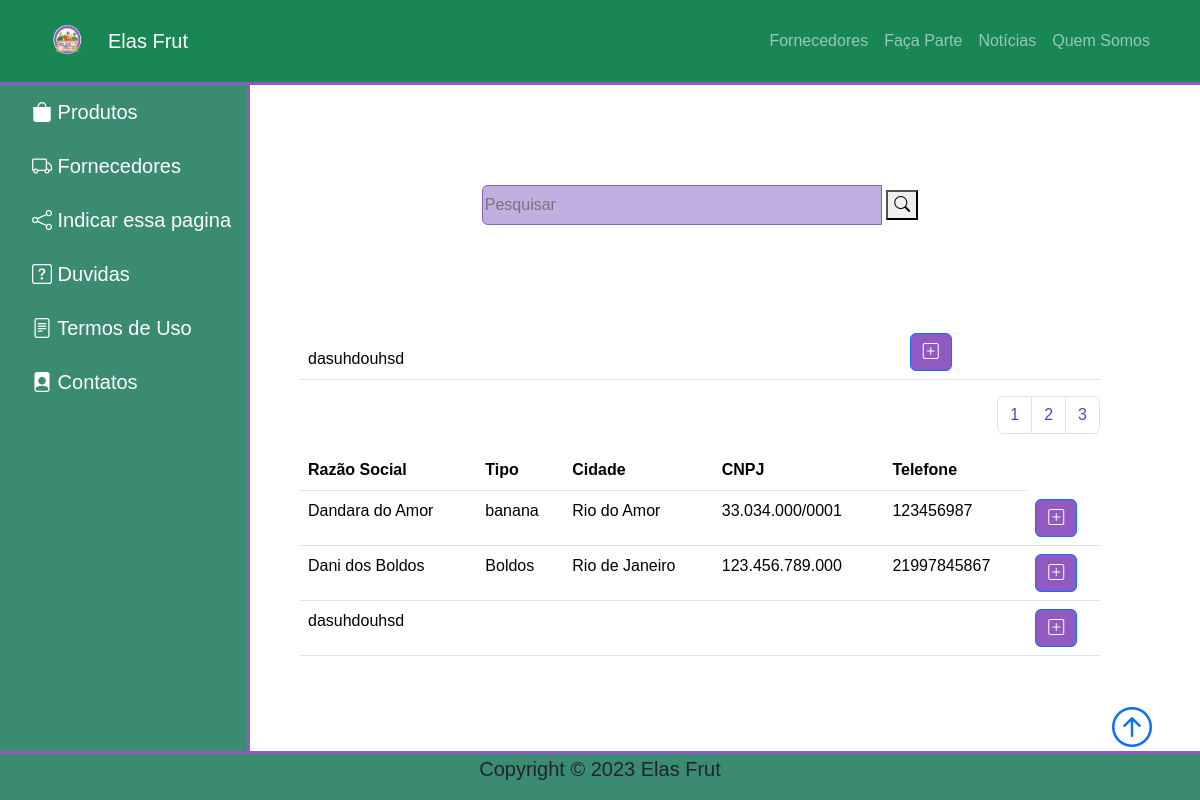
/listafornecedores.php?busca=dasuhdouhsd, run on the app's committed database.
### tables this page shows
CREATE TABLE `tblcadfornecedor` (
  `id` int(11) NOT NULL,
  `razaosocial` varchar(100) DEFAULT NULL,
  `cnpj` varchar(15) DEFAULT NULL,
  `forndtcad` date DEFAULT NULL,
  `emailforn` varchar(50) DEFAULT NULL,
  `telforn` varchar(15) DEFAULT NULL,
  `fotologo` varchar(100) DEFAULT NULL,
  `prod` varchar(100) DEFAULT NULL,
  `cepforn` varchar(10) DEFAULT NULL,
  `enderecoforn` varchar(100) DEFAULT NULL,
  `numero` int(10) DEFAULT NULL,
  `complforn` varchar(50) DEFAULT NULL,
  `bairroforn` varchar(40) DEFAULT NULL,
  `cidadeforn` varchar(40) DEFAULT NULL,
  `msociaisforn` varchar(150) DEFAULT NULL,
  `quemsoueu` varchar(500) DEFAULT NULL
);

### listafornecedores.php (the view, shortened to what this page needs)
<?php
include('conexao.php');
$sql = "select * from tblcadfornecedor";
$qry = mysqli_query($mysqli,$sql);
?>
<!DOCTYPE html>
<html lang="pt-br">
<head>
    <link rel="stylesheet" href="https://cdn.jsdelivr.net/npm/bootstrap-icons@1.10.5/font/bootstrap-icons.css">
    <link href="https://cdn.jsdelivr.net/npm/bootstrap@5.3.1/dist/css/bootstrap.min.css" rel="stylesheet">
    <link rel="stylesheet" href="css/listfornecedor.css">
</head>
<body>
    <nav class="navbar navbar-expand-lg bg-success navbar-dark py-3">
        <div class="container">
            <img src="img/logo4.png" alt="" width="50" height="50" class="navbar-right">
            <a href="index.php" class="navbar-brand mx-3">Elas Frut</a>
            <div class="collapse navbar-collapse" id="navmenu">
                <ul class="navbar-nav ms-auto">
                    <li class="nav-item">
                        <a href="listafornecedores.php" class="nav-link">Fornecedores</a>
                    </li>
                    <li class="nav-item">
                        <a href="index.php #facaparte" class="nav-link">Faça Parte</a>
                    </li>
                    <li class="nav-item">
                        <a href="#noticias" class="nav-link">Notícias</a>
                    </li>
                    <li class="nav-item">
                        <a href="index.php #quemsomos" class="nav-link">Quem Somos</a>
                    </li>
                </ul>
            </div>
        </div>
    </nav>
    <nav class="nav-lateral" >
        <a class="text-nav-lateral" href="listaprodut.php"><i class="bi bi-bag-fill"></i> Produtos</a>
        <a class="text-nav-lateral" href="#"><i class="bi bi-truck"></i> Fornecedores</a>
        <a class="text-nav-lateral" href="#"><i class="bi bi-share"></i> Indicar essa pagina</a>
        <a class="text-nav-lateral" href="#"><i class="bi bi-question-square"></i> Duvidas</a>
        <a class="text-nav-lateral" href="#"><i class="bi bi-file-text"></i> Termos de Uso</a>
        <a class="text-nav-lateral" href="#"><i class="bi bi-file-person-fill"></i> Contatos</a>
    </nav>
<main class="main">
    <form action="">
        <div class="btn-pesquisa">
            <input name="busca" type="text" placeholder="Pesquisar">
            <button type="submit " class="lupa"><i class="bi bi-search"></i></button>
        </div>
    </form>
    <table class="table">
        <thead>
            <?php
                if(!isset($_GET['busca'])) {
            ?>
            <!-- <tr>
                <td>Digite Algo Para Pesquisar...</td>
            </tr> -->
            <?php
                } else {
                    $pesquisa = $mysqli->real_escape_string($_GET['busca']);
                    $sql_code = "SELECT * FROM tblcadfornecedor WHERE razaosocial LIKE '%$pesquisa%' OR prod LIKE '%$pesquisa%' OR cidadeforn LIKE '%$pesquisa%'";
                    $sql_query = $mysqli->query($sql_code) or die("Erro ao consultar!". $mysqli->error);
                    if($sql_query->num_rows ==0) {
            ?>
            <!-- <tr>
                <td colspan="5">Nenhum resultado encontrado...</td>
            </tr> -->
            <?php
                    }else{
                        while($dados = $sql_query->fetch_assoc()){
                            ?>
                                <tr>
                                    <td><?php echo $dados['razaosocial']?></td>
                                    <td><?php echo $dados['prod']?></td>
                                    <td><?php echo $dados['cidadeforn']?></td>
                                    <td><?php echo $dados['cnpj']?></td>
                                    <td><?php echo $dados['telforn']?></td>
                                    <td><button type="button"  class="btn btn-primary" data-bs-toggle="modal" data-bs-target="#exampleModal<?php echo $dados['id']?>"><i class="bi bi-plus-square"></i></button></td>
                                </tr>
                            <?php
                        }
                    } ?>
            <?php  } ?>
        </thead>
     </table>
     <nav aria-label="Page navigation example">
      <ul class="pagination justify-content-end">
            <li class="page-item"><a class="page-link" href="#">1</a></li>
            <li class="page-item"><a class="page-link" href="#">2</a></li>
            <li class="page-item"><a class="page-link" href="#">3</a></li>
    </ul>
    </nav>
    <table class="table">
      <thead>
        <div class="title-table">
          <tr >
            <th scope="col">Razão Social</th>
            <th scope="col">Tipo</th>
            <th scope="col">Cidade</th>
            <th scope="col">CNPJ</th>
            <th scope="col">Telefone</th>
          </tr>
        </div>
      </thead>
        <tbody>
         <?php
          while($linha = mysqli_fetch_array($qry)){
          ?>
            <tr>
                <td><?php echo $linha['razaosocial'] ?></td>
                <td><?php echo $linha['prod'] ?></td>
                <td><?php echo $linha['cidadeforn']?></td>
                <td><?php echo $linha['cnpj']?></td>
                <td><?php echo $linha['telforn']?></td>
                <td><button type="button"  class="btn btn-primary" data-bs-toggle="modal" data-bs-target="#exampleModal<?php echo $linha['id']?>"><i class="bi bi-plus-square"></i></button></td>
            </tr>
        <?php } ?>
        </tbody>
    </table>
        </main>
    <footer class="footer">
        <div class="container">
            <p class="lead">Copyright &copy; 2023 Elas Frut</p>
            <a href="#" class="position-absolute bottom-0 end-0 p-5">
                <i class="bi bi-arrow-up-circle h1"></i>
            </a>
        </div>
    </footer>
</body>
</html>

### css/listfornecedor.css (style rules this page uses)
body { font-family: Arial, Helvetica, sans-serif; margin: 0; }
a { text-decoration: none; }
.nav-lateral { height: 100%; width: 250px; background-color:#3B8A72; position: fixed; border-right: 3px solid #915AC3; }
.text-nav-lateral { color: white; font-size: 20px; display: block; padding: 12px 10px 12px 32px; }
.navbar { background-color: #3B8A72; border-bottom: 3px solid#915AC3; }
.btn-pesquisa { text-align: center; margin: 100px; }
.btn-pesquisa input { height: 40px ; width: 400px; background: #683ab767; border: 1px solid #915AC3; border-radius: 6px; border-top-right-radius: 0; border-bottom-right-radius: 0; outline: none; }
.page-link { color: #673ab7; }
.btn { background:#915AC3; color: #ffffff; }
.main { margin-left: 300px; margin-right: 100px; overflow: hidden; }
footer { position: fixed; background-color: #3B8A72; border-top: 3px solid #915AC3; text-align: center; bottom: 0; left: 0; width: 100%; }

### data on the page
tblcadfornecedor: razaosocial "dasuhdouhsd"
tblcadfornecedor: razaosocial "Dandara do Amor", prod "banana", cidadeforn "Rio do Amor", cnpj "33.034.000/0001", telforn "123456987"
tblcadfornecedor: razaosocial "Dani dos Boldos", prod "Boldos", cidadeforn "Rio de Janeiro", cnpj "123.456.789.000", telforn "21997845867"
